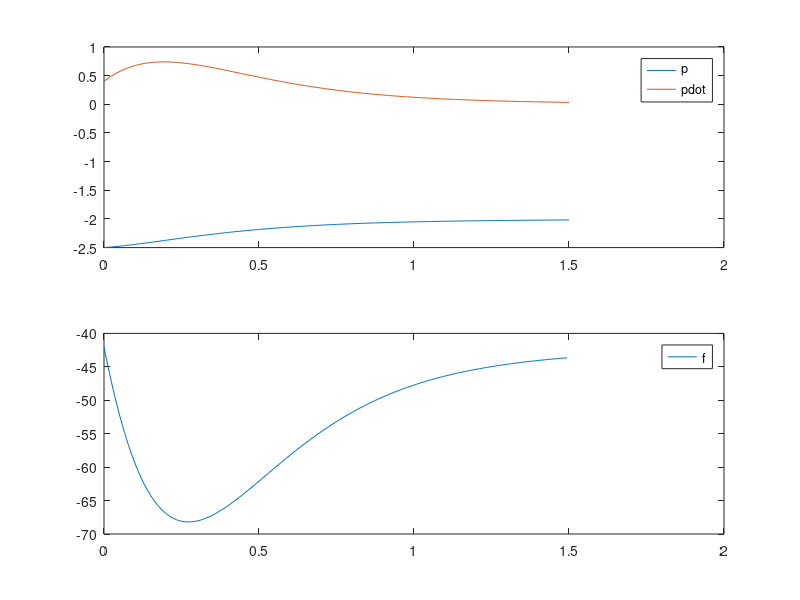

Reproduce this figure in MATLAB.
function startercode160937
[T,X,U,XFORDISPLAY] = RunSimulation;
PlotResults(T,X,U);
p = mat2str(XFORDISPLAY(1),8)
pdot = mat2str(XFORDISPLAY(2),8)
end

function [actuators,data] = initControlSystem(sensors,references,parameters,data)
%%%%%%%%%%%%%%%%%%
% MODIFY
data.A = [0, 1; -61/9, -4/9];
data.B = [0; 1/9];
data.C = [0, 1];
data.xhat = [0;0];
data.u = 0;

pcon = [-3, -1.5];
pobs = [-9, -4.5];

data.K = acker(data.A, data.B, pcon);
data.L = acker(data.A', data.C', pobs)';
%
%%%%%%%%%%%%%%%%%%
[actuators,data] = runControlSystem(sensors,references,parameters,data);
end

function [actuators,data] = runControlSystem(sensors,references,parameters,data)
%%%%%%%%%%%%%%%%%%
% MODIFY
pE = -2;
fE = pE + 5*pE^3;
u = -data.K * data.xhat;
y = sensors.pdot;
data.xhat = data.xhat + (data.A*data.xhat + data.B*u - data.L*(data.C*data.xhat - y)) * parameters.tStep;
actuators.f = u + fE;
%
%%%%%%%%%%%%%%%%%%
end

function [T,X,U,XFORDISPLAY] = RunSimulation
[t,x,tStep,nSteps,nStepsForDisplay] = InitSimulation;
T = t;
X = x;
U = [];
controller.init = @initControlSystem;
controller.run = @runControlSystem;
controller.sensors = GetSensors(t,x);
controller.references = struct;
controller.parameters = struct('tStep',tStep);
controller.data = struct;
[controller.actuators,controller.data] = ...
    controller.init(controller.sensors, ...
                    controller.references, ...
                    controller.parameters, ...
                    controller.data);
for iStep = 1:nSteps
    u = GetInput(controller.actuators);
    [t,x] = ode45(@(t,x) GetXDot(t,x,u),[t t+tStep],x);
    t = t(end);
    x = x(end,:)';
    controller.sensors = GetSensors(t,x);
    [controller.actuators,controller.data] = ...
    controller.run(controller.sensors, ...
                    controller.references, ...
                    controller.parameters, ...
                    controller.data);
    T = [T t];
    X = [X x];
    U = [U u];
    if iStep==nStepsForDisplay
        XFORDISPLAY = x;
    end
end
end

function [t,x,tStep,nSteps,nStepsForDisplay] = InitSimulation
t = 0;
x = [-2.50; 0.40];
tStep = 0.006;
nStepsForDisplay = 25;
nSteps = 250;
end

function u = GetInput(actuators)
u = actuators.f;
end

function sensors = GetSensors(t,x)
sensors.t = t;
sensors.pdot = x(2);
end

function xdot = GetXDot(t,x,u)
xdot = [x(2); (1/9)*(-(4*x(2)+1*x(1)+5*x(1)^3)+u(1))];
end

function PlotResults(T,X,U)
clf;
subplot(2,1,1);
plot(T,X);
legend('p','pdot');
subplot(2,1,2);
plot(T(1:end-1),U);
legend('f');
end
